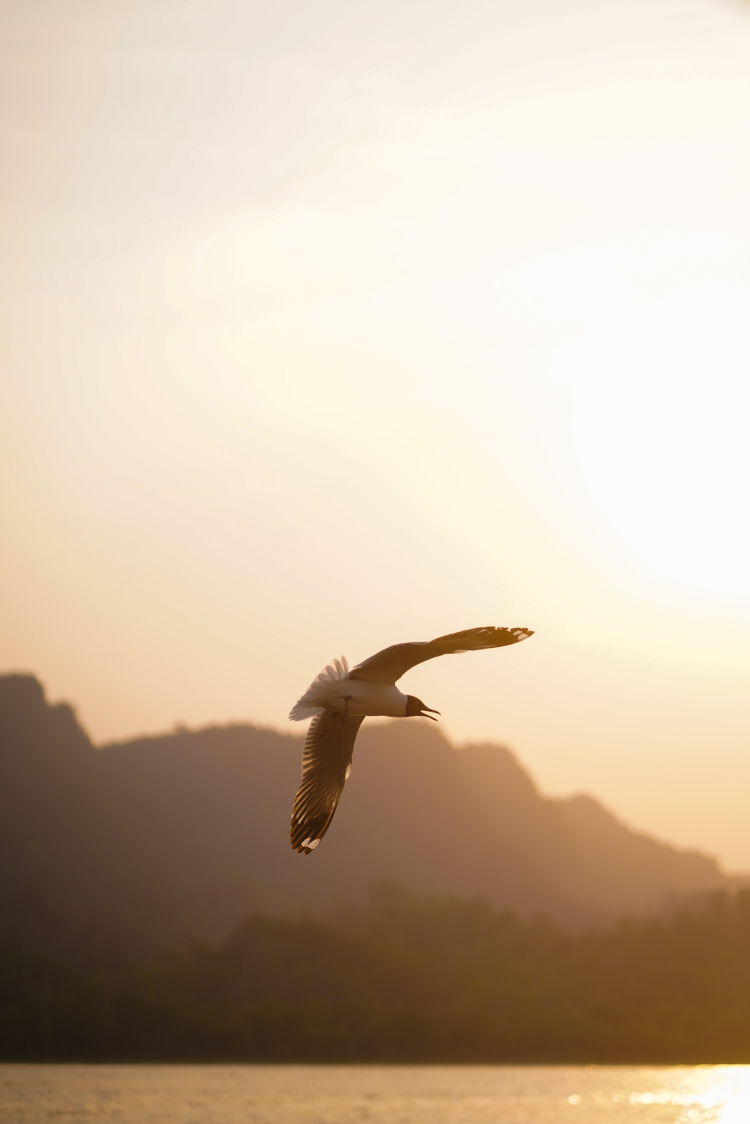
#> input picture resources/image.jpg, 3746 x 5619 px, found by its file name (shown at 1/5 size)
$ python 03-Chapter_3.py
#> lines starting #> are read from the running program, lines starting #| are printed output that depends on the picture
# Grayscale Conversion


# Import libraries
import cv2 as cv

# Loading and Resizing Image
img = cv.imread('resources\image.jpg')
#> img is the input picture: shape (5619, 3746, 3); mean B, G, R 164.6, 186.1, 204.3
img = cv.resize(img, (600, 700))
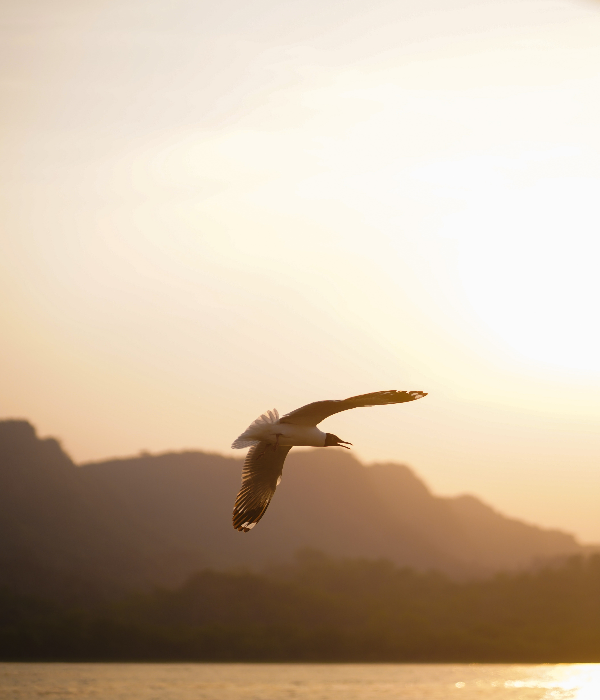
#> img: shape (700, 600, 3); mean B, G, R 164.5, 186, 204.2

# Grayscale Conversion
gray_img = cv.cvtColor(img, cv.COLOR_BGR2GRAY)
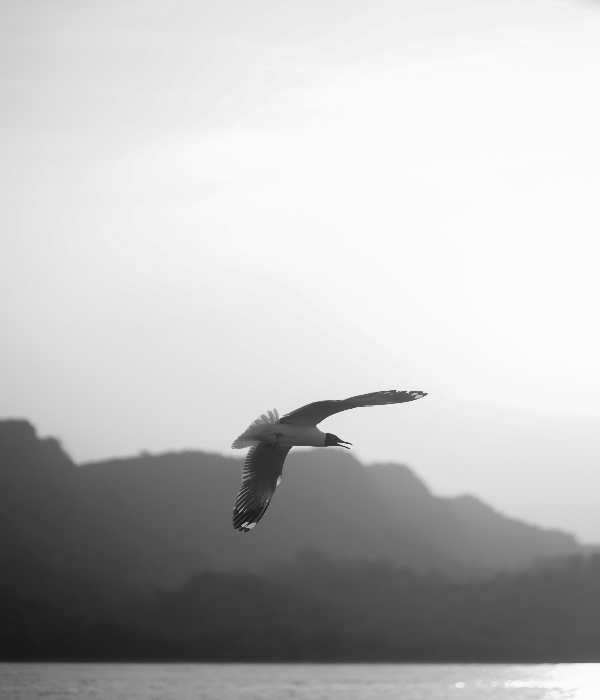
#> gray_img: shape (700, 600); min 23, max 252, mean 189

# display code
cv.imshow('BGR Image', img)
cv.imshow('Grayscale Image', gray_img)

# Delay code
cv.waitKey(0)
cv.destroyAllWindows()

$ run again, with resources/img.jpg copied over resources/image.jpg
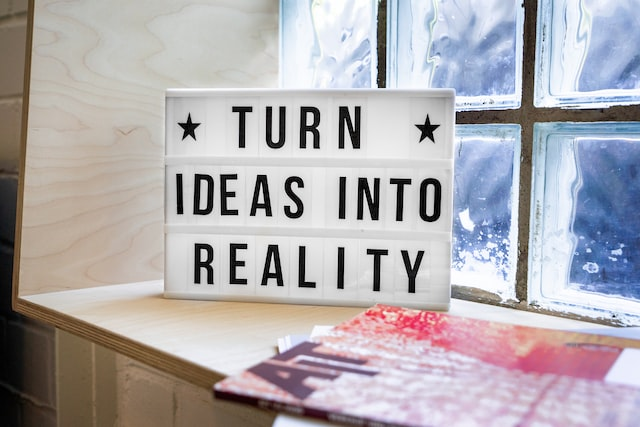
#> input picture resources/img.jpg, 640 x 427 px, found by its file name
#> img is the input picture: shape (427, 640, 3); mean B, G, R 175.4, 171.6, 176
#> `img = cv.resize(img, (600, 700))`:
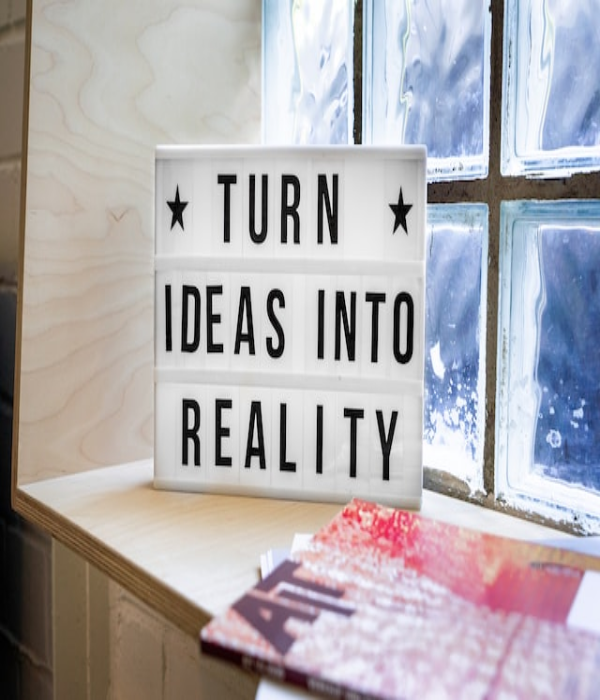
#> img: shape (700, 600, 3); mean B, G, R 175.3, 171.5, 175.9
#> `gray_img = cv.cvtColor(img, cv.COLOR_BGR2GRAY)`:
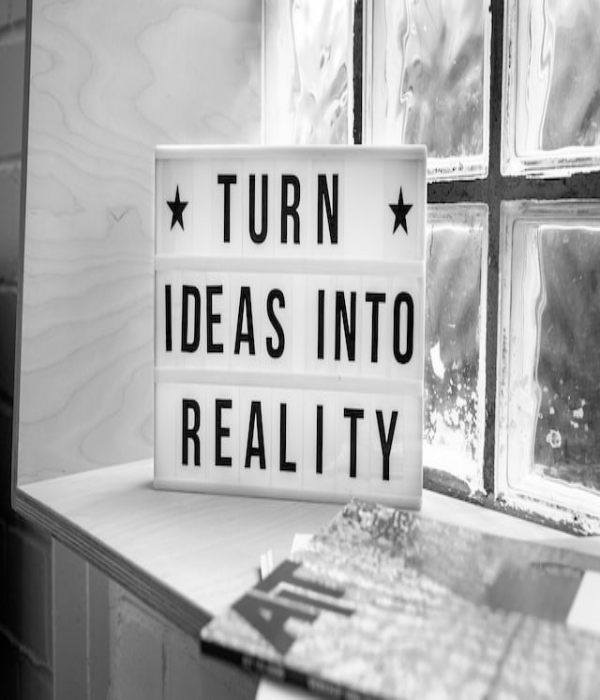
#> gray_img: shape (700, 600); min 0, max 255, mean 173.2

$ run again, with resources/masood.jpg copied over resources/image.jpg
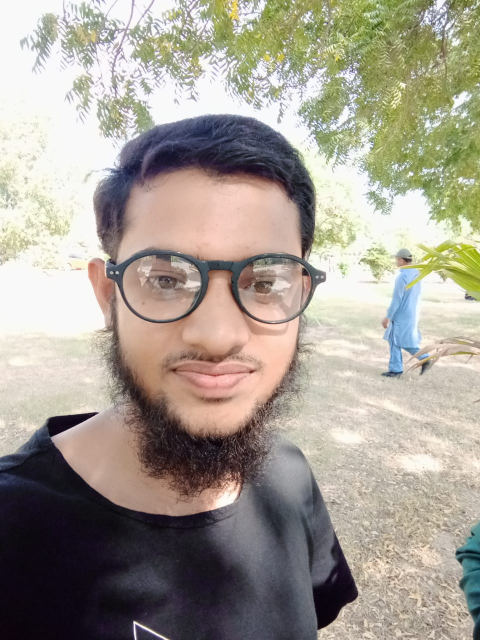
#> input picture resources/masood.jpg, 960 x 1280 px, found by its file name (shown at 1/2 size)
#> img is the input picture: shape (1280, 960, 3); mean B, G, R 146.4, 157.4, 164.5
#> `img = cv.resize(img, (600, 700))`:
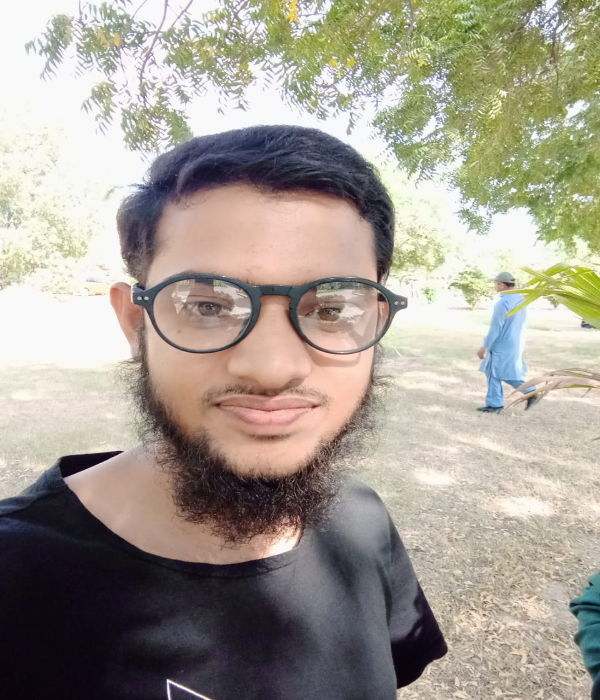
#> img: shape (700, 600, 3); mean B, G, R 146.3, 157.3, 164.4
#> `gray_img = cv.cvtColor(img, cv.COLOR_BGR2GRAY)`:
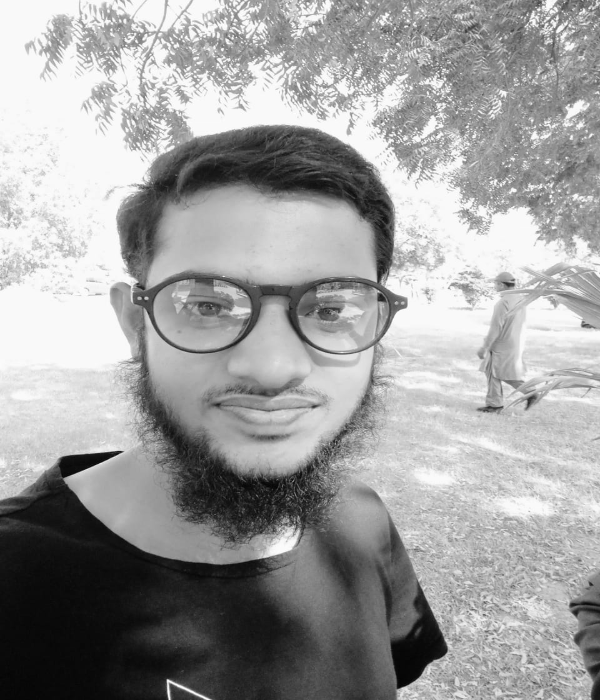
#> gray_img: shape (700, 600); min 4, max 255, mean 158.1

$ run again, with resources/perspective.jpg copied over resources/image.jpg
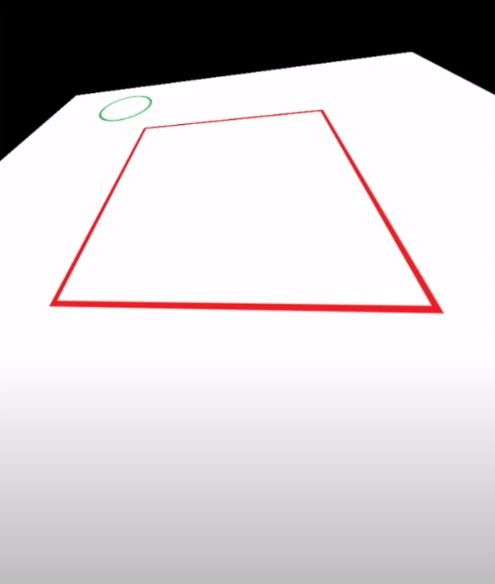
#> input picture resources/perspective.jpg, 495 x 584 px, found by its file name
#> img is the input picture: shape (584, 495, 3); mean B, G, R 203.4, 201.4, 205.7
#> img: shape (700, 600, 3)
#> `gray_img = cv.cvtColor(img, cv.COLOR_BGR2GRAY)`:
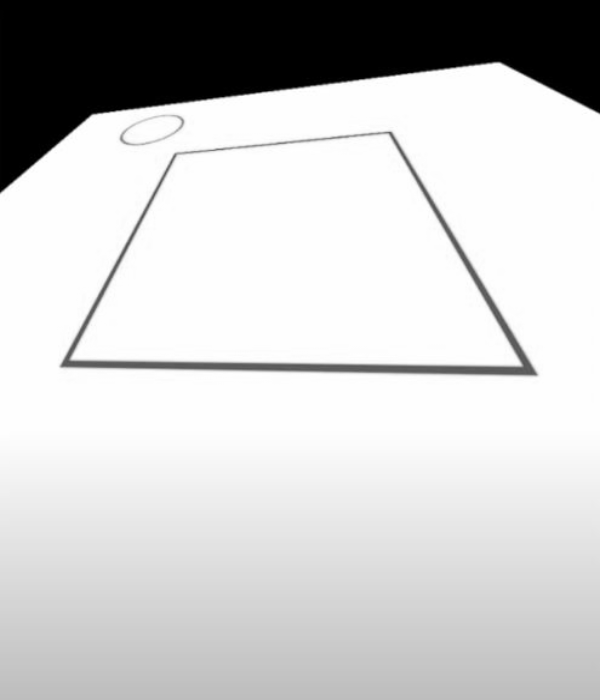
#> gray_img: shape (700, 600); min 0, max 255, mean 203
